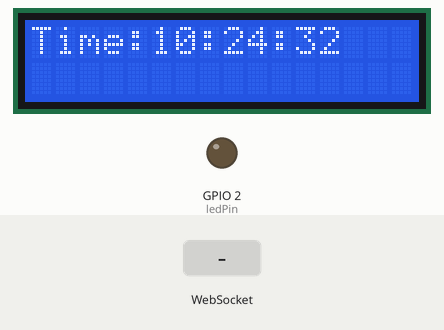
Bench run of a sketch on a simulated ESP8266 (NodeMCU). Shown: 16×2 character LCD, output pins drawn as LEDs (lit = HIGH). The test bench sets the inputs (shaded band). WiFi joins after 1.5 s; servers stay silent unless stated; network time is answered at once with the bench clock; the local clock reads 2024-03-15 10:24:30 at power-on unless the sketch sets it; what the sketch prints to the serial monitor is not drawn.

Above: at 3.2 s.
3.3 s: WebSocket text "1" received
4.8 s: WebSocket text "STATE" received
At 17.3 s:
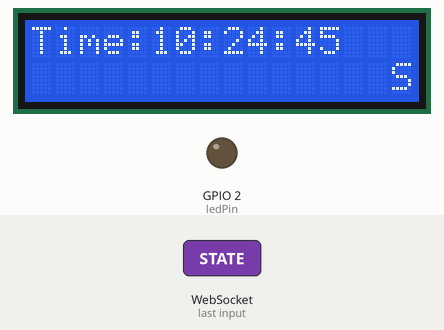
At 18.1 s:
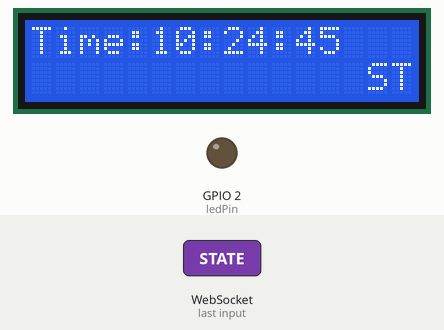
Timing chart, 0 to 19.0 s (numbered marks = the images above; inputs shaded):
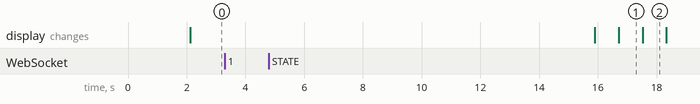

Measured:
- after the input at 3.3 s, every drawn part: stays the same
- after the input at 4.8 s, the display: first differs from a run without the input after 11.9 s (image 1)
- what the display in image 1 shows lasts 0.8 s, from 16.7 s to 17.5 s

The sketch:

main.ino
```cpp
// Import required libraries
#include <ESP8266WiFi.h>
#include <ESPAsyncTCP.h>
#include <ESPAsyncWebServer.h>
#include <LiquidCrystal_I2C.h>
#include <NTPClient.h>
#include <WiFiUdp.h>


// Define NTP Client to get time
WiFiUDP ntpUDP;
NTPClient timeClient(ntpUDP, "pool.ntp.org");
int lcdColumns = 16;
int lcdRows = 2;
LiquidCrystal_I2C lcd(0x27, lcdColumns, lcdRows);


String messageToScroll = "";
 String formattedTime ="";

void scrollText(int row, String message, int delayTime, int lcdColumns) {
  for (int i=0; i < lcdColumns; i++) {
    message = " " + message;
  }
  message = message + " ";
  for (int pos = 0; pos < message.length(); pos++) {
    lcd.setCursor(0, row);
    lcd.print(message.substring(pos, pos + lcdColumns));
    delay(delayTime);
  }
}

// set LCD address, number of columns and rows
// if you don't know your display address, run an I2C scanner sketch

// Replace with your network credentials
const char* ssid = "my-wifi-name";
const char* password = "***************";

bool ledState = 0;
const int ledPin = 2;

// Create AsyncWebServer object on port 80
AsyncWebServer server(80);
AsyncWebSocket ws("/ws");

const char index_html[] PROGMEM = R"rawliteral(
<!DOCTYPE HTML><html>
<head>
  <title>Write Message</title>
  <meta name="viewport" content="width=device-width, initial-scale=1">
  <style>
  html {
    font-family: Arial, Helvetica, sans-serif;
    text-align: center;
  }
  h1 {
    font-size: 1.8rem;
    color: white;
  }
  h2{
    font-size: 1.5rem;
    font-weight: bold;
    color: #143642;
  }
  .topnav {
    overflow: hidden;
    background-color: #143642;
  }
  body {
    margin: 0;
  }
  .content {
    padding: 30px;
    max-width: 600px;
    margin: 0 auto;
  }
  .card {
    background-color: #F8F7F9;;
    box-shadow: 2px 2px 12px 1px rgba(140,140,140,.5);
    padding-top:10px;
    padding-bottom:20px;
  }
  .button {
    padding: 15px 50px;
    font-size: 24px;
    text-align: center;
    outline: none;
    color: #fff;
    background-color: #0f8b8d;
    border: none;
    border-radius: 5px;
    -webkit-touch-callout: none;
    -webkit-user-select: none;
    -khtml-user-select: none;
    -moz-user-select: none;
    -ms-user-select: none;
    user-select: none;
    -webkit-tap-highlight-color: rgba(0,0,0,0);
   }
   /*.button:hover {background-color: #0f8b8d}*/
   .button:active {
     background-color: #0f8b8d;
     box-shadow: 2 2px #CDCDCD;
     transform: translateY(2px);
   }
   .state {
     font-size: 1.5rem;
     color:#8c8c8c;
     font-weight: bold;
   }
   .input{
    padding: 15px 50px;
    font-size: 24px;
    text-align: center;
    outline: none;
    color: #fff;
    border: none;
    border-radius: 5px;
    -webkit-touch-callout: none;
    -webkit-user-select: none;
    -khtml-user-select: none;
    -moz-user-select: none;
    -ms-user-select: none;
    user-select: none;
    -webkit-tap-highlight-color: rgba(0,0,0,0);
   }
  </style>
<title>What's On your Mind?</title>
<meta name="viewport" content="width=device-width, initial-scale=1">
<link rel="icon" href="data:,">
</head>
<body>
  <div class="topnav">
    <h1>What's On your Mind?</h1>
  </div>
  <div hidden="true" class="content">
    <div class="card">
      <h2>Output - GPIO 2</h2>
      <p class="state">state: <span id="state">%STATE%</span></p>
      <p><button id="button" class="button">Toggle</button></p>
    </div>
  </div>
  <div class="content">
    <div class="card">
      <h2>Input - Message</h2>
      <p>
        <input type="text" id="inputMsg">
      </p>
      <p class="state">Last Msg: <span id="lastmsg"></span></p>
      <p><button id="buttonMsg" class="button">SEND</button></p>
    </div>
  </div>
<script>
  var gateway = `ws://${window.location.hostname}/ws`;
  var websocket;
  window.addEventListener('load', onLoad);
  function initWebSocket() {
    console.log('Trying to open a WebSocket connection...');
    websocket = new WebSocket(gateway);
    websocket.onopen    = onOpen;
    websocket.onclose   = onClose;
    websocket.onmessage = onMessage; // <-- add this line
  }
  function onOpen(event) {
    console.log('Connection opened');
  }
  function onClose(event) {
    console.log('Connection closed');
    setTimeout(initWebSocket, 2000);
  }
  function onMessage(event) {
    var state;
    if (event.data == "1"){
      state = "ON";
    }
    else{
      state = "OFF";
    }
    document.getElementById('state').innerHTML = state;
  }
  function onLoad(event) {
    initWebSocket();
    document.getElementById('button').addEventListener('click', toggle);
    document.getElementById('buttonMsg').addEventListener('click', onSendMsg);
  }
  function toggle(){
    websocket.send('toggle');
  }
  function onSendMsg(){
    websocket.send(document.getElementById('inputMsg').value);
    document.getElementById('lastmsg').innerHTML = document.getElementById('inputMsg').value;
    document.getElementById('inputMsg').value='';

  }
</script>
</body>
</html>
)rawliteral";

void notifyClients() {
  ws.textAll(String(ledState));
}

void handleWebSocketMessage(void *arg, uint8_t *data, size_t len) {
  AwsFrameInfo *info = (AwsFrameInfo*)arg;
  if (info->final && info->index == 0 && info->len == len && info->opcode == WS_TEXT) {
    data[len] = 0;
   // if (strcmp((char*)data, "toggle") == 0) {
   //   ledState = !ledState;
   //   notifyClients();
   // }
    Serial.println((char*)data);

    messageToScroll=(char*)data;
     lcd.setCursor(0,0);
  }
}

void onEvent(AsyncWebSocket *server, AsyncWebSocketClient *client, AwsEventType type,
             void *arg, uint8_t *data, size_t len) {
    switch (type) {
      case WS_EVT_CONNECT:
        Serial.printf("WebSocket client #%u connected from %s\n", client->id(), client->remoteIP().toString().c_str());
        break;
      case WS_EVT_DISCONNECT:
        Serial.printf("WebSocket client #%u disconnected\n", client->id());
        break;
      case WS_EVT_DATA:
        handleWebSocketMessage(arg, data, len);
          digitalWrite(ledPin, ledState);

        break;
      case WS_EVT_PONG:
      case WS_EVT_ERROR:
        break;
  }
}

void initWebSocket() {
  ws.onEvent(onEvent);
  server.addHandler(&ws);
}

String processor(const String& var){
  Serial.println(var);
  if(var == "STATE"){
    if (ledState){
      return "ON";
    }
    else{
      return "OFF";
    }
  }
  return String();
}

void setup(){
  // Serial port for debugging purposes
  Serial.begin(115200);

   // initialize LCD
  lcd.init();
  // turn on LCD backlight
  lcd.backlight();

  pinMode(ledPin, OUTPUT);
  digitalWrite(ledPin, LOW);

  // Connect to Wi-Fi
  WiFi.begin(ssid, password);
  while (WiFi.status() != WL_CONNECTED) {
    delay(1000);
    Serial.println("Connecting to WiFi..");
  }

  // Print ESP Local IP Address
  Serial.println(WiFi.localIP());
  timeClient.begin();
  // Set offset time in seconds to adjust for your timezone, for example:
  // GMT +1 = 3600
  // GMT +8 = 28800
  // GMT -1 = -3600
  // GMT 0 = 0
  timeClient.setTimeOffset(19800);
  initWebSocket();

  // Route for root / web page
  server.on("/", HTTP_GET, [](AsyncWebServerRequest *request){
    request->send_P(200, "text/html", index_html, processor);
  });

  // Start server
  server.begin();
}

void loop() {
  ws.cleanupClients();
    timeClient.update();
    formattedTime = timeClient.getFormattedTime();
  Serial.print("Formatted Time: ");
  Serial.println(formattedTime);
    lcd.setCursor(0, 0);

    lcd.print("Time:"+formattedTime);

     scrollText(1, messageToScroll, 800, lcdColumns);

}
```
